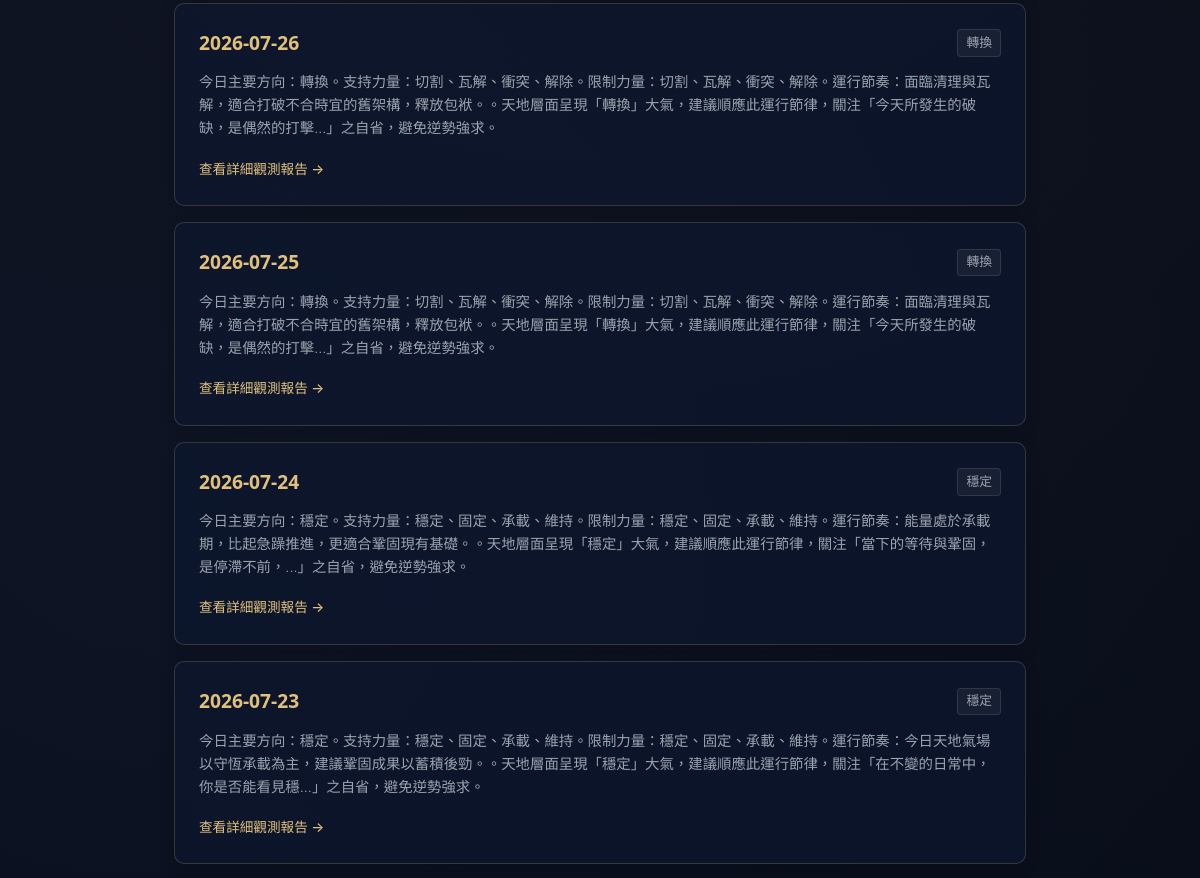
Page /archive (middle part) on the earlier database version.
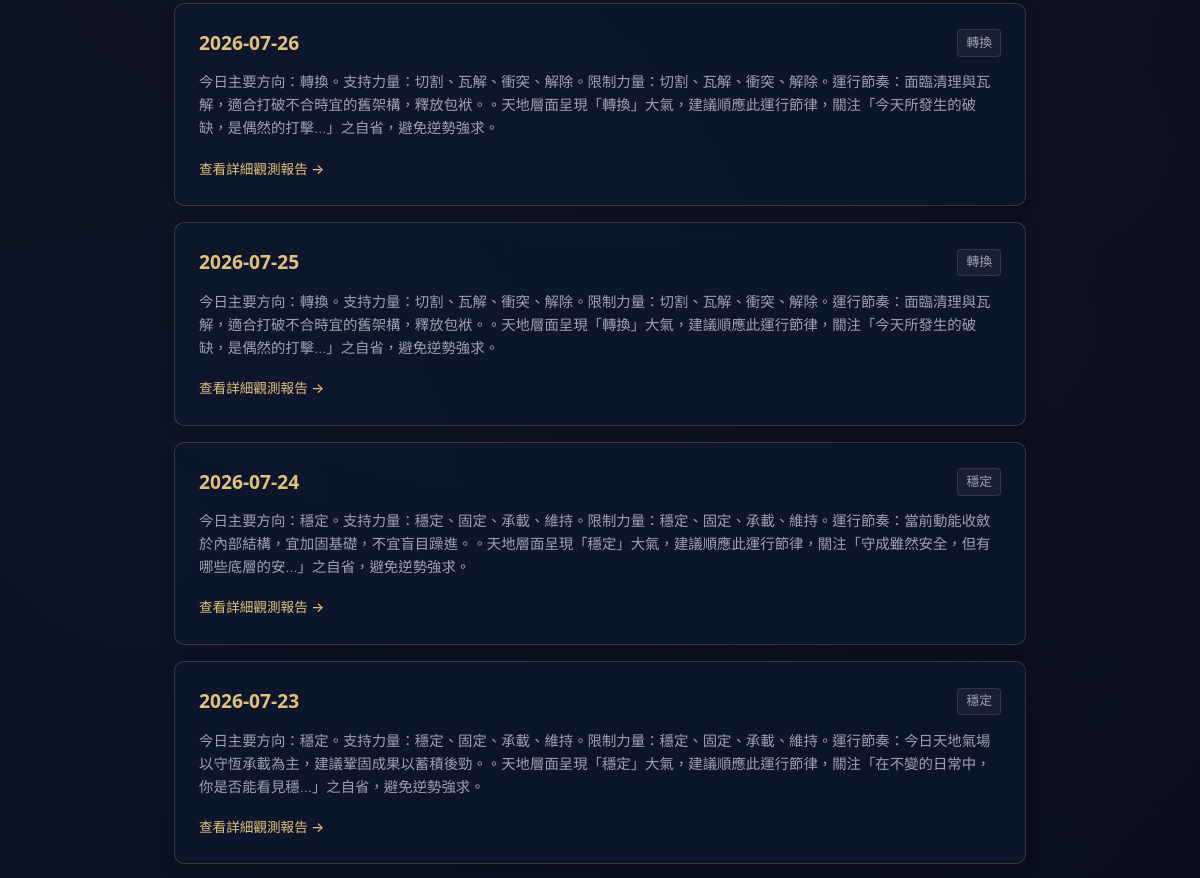
Same page on the later database version.
### tables this page shows
CREATE TABLE daily_states (
            id INTEGER PRIMARY KEY AUTOINCREMENT,
            date TEXT NOT NULL,
            timezone TEXT NOT NULL,
            city TEXT NOT NULL,
            raw_timing_data TEXT NOT NULL,
            semantic_vectors TEXT NOT NULL,
            primary_force TEXT NOT NULL,
            secondary_force TEXT NOT NULL,
            constraint_force TEXT NOT NULL,
            daily_rhythm TEXT NOT NULL,
            daily_summary TEXT NOT NULL,
            reflection_question TEXT NOT NULL,
            created_at TEXT NOT NULL,
            UNIQUE(date, timezone, city)
        );

### app.py (the view)
@app.get("/archive", response_class=HTMLResponse)
def read_archive(request: Request):
    states = get_all_daily_states()
    return templates.TemplateResponse(request=request, name="archive.html", context={"request": request, "states": states})

### templates/archive.html (shortened to what this page needs)
<!DOCTYPE html>
<html lang="zh-TW">
<head>
    <link rel="stylesheet" href="/static/style.css">
</head>
<body>
    <main class="container">
        <section class="archive-list-container">
            {% if states %}
                {% for st in states %}
                <div class="archive-item-card">
                    <div class="archive-date-row">
                        <span class="archive-date gold-text">{{ st.date }}</span>
                        <span class="archive-rhythm-badge">{{ st.daily_rhythm }}</span>
                    </div>
                    <p class="archive-summary">{{ st.daily_summary }}</p>
                    <a href="/date/{{ st.date }}" class="btn-text-gold">查看詳細觀測報告 →</a>
                </div>
                {% endfor %}
            {% else %}
                <div class="card empty-card">
                    <p>目前尚無歷史檔案記錄。請先在前台查詢或自動生成特定日期天時。</p>
                </div>
            {% endif %}
        </section>
    </main>
</body>
</html>

Differences in the rows shown:
removed daily_states: date "2026-07-24", daily_rhythm "穩定", daily_summary "今日主要方向：穩定。支持力量：穩定、固定、承載、維持。限制力量：穩定、固定、承載、維持。運行節奏：能量處於承載期，比起急躁推進，更適合鞏固現有基礎。。天地層面呈現「穩定」大氣，建議順應此運行節律，關注「當下的等待與鞏固，是停滯不前，...」之自省，避免逆勢強求。"
added daily_states: date "2026-07-24", daily_rhythm "穩定", daily_summary "今日主要方向：穩定。支持力量：穩定、固定、承載、維持。限制力量：穩定、固定、承載、維持。運行節奏：當前動能收斂於內部結構，宜加固基礎，不宜盲目躁進。。天地層面呈現「穩定」大氣，建議順應此運行節律，關注「守成雖然安全，但有哪些底層的安...」之自省，避免逆勢強求。"
